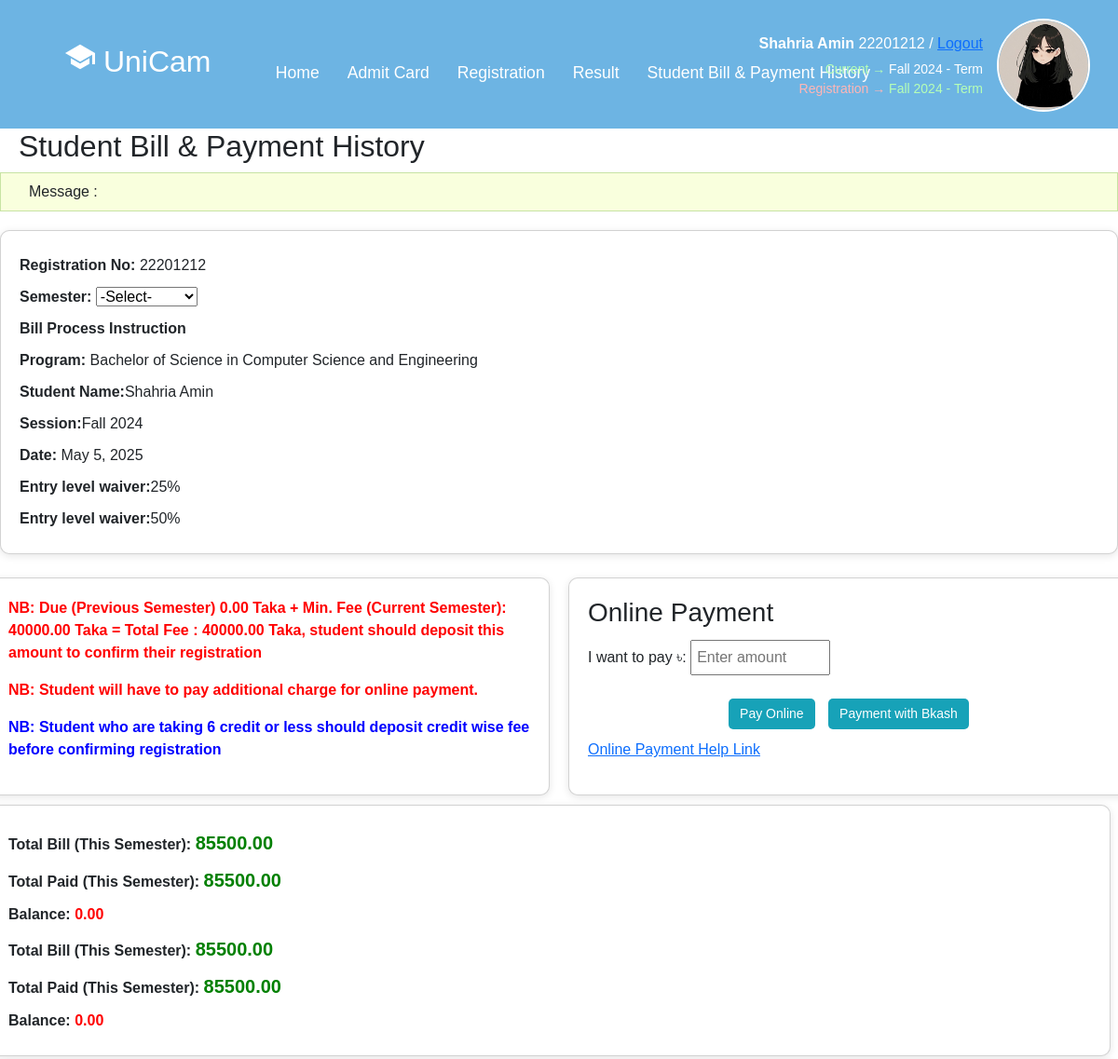
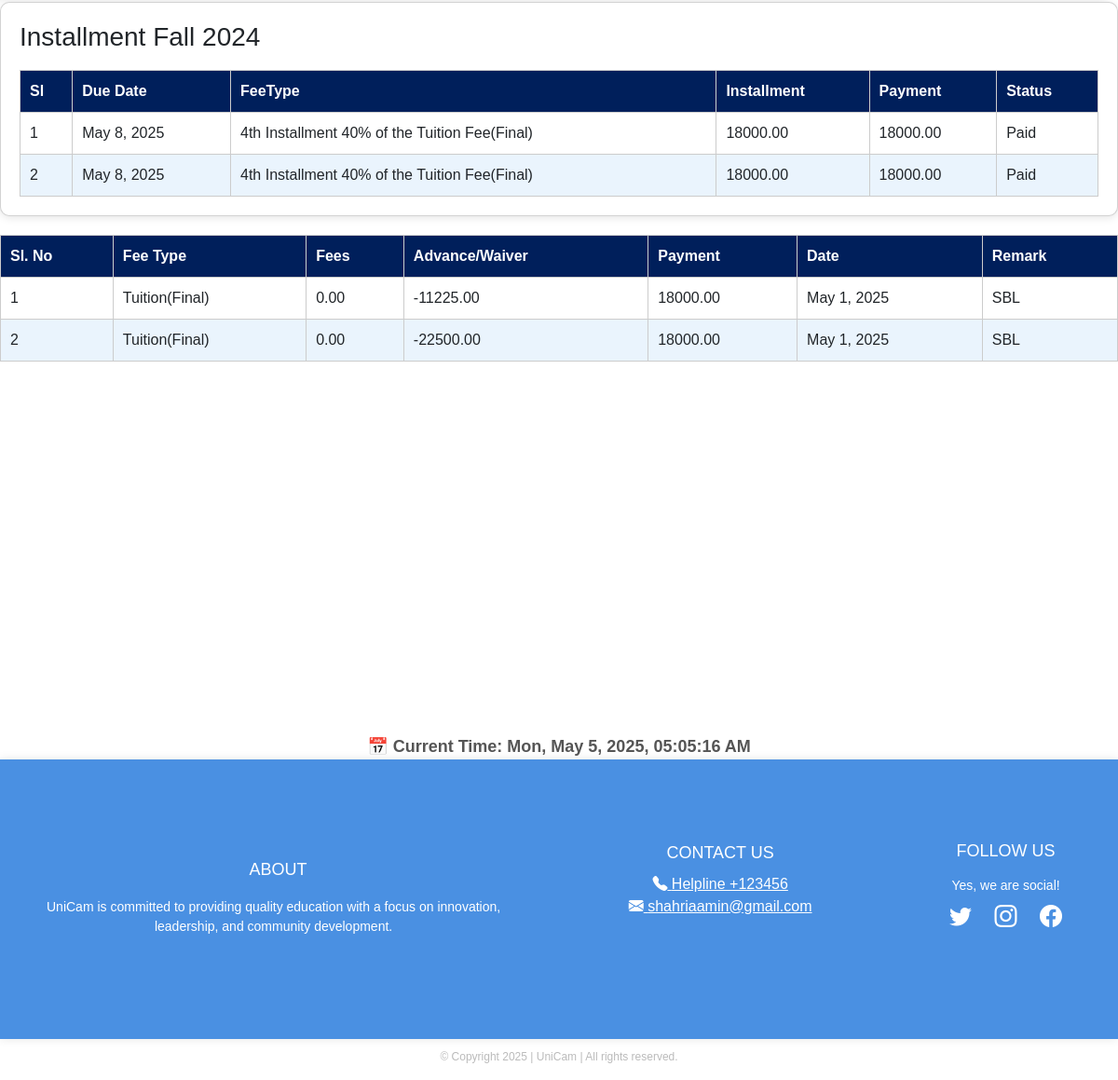
The page /payment-details/22201212/ on the database its author committed (2 pictures, top to bottom).
### app1/models.py (models this page shows, shortened)
class StudentInfo(models.Model):
    sroll = models.ForeignKey(Student, on_delete=models.CASCADE)
    sname = models.CharField(max_length=100)
    fathername = models.CharField(max_length=100)
    mothername = models.CharField(max_length=100)
    program = models.CharField(max_length=100)
    gender = models.CharField(max_length=100)
    phone = models.CharField(max_length=100)
    guardianphone = models.CharField(max_length=100)
    session = models.CharField(max_length=100)
    nationality = models.CharField(max_length=100)
    dob = models.CharField(max_length=100)
    email = models.EmailField()
    pic = models.ImageField(upload_to='student_pics/', null=True, blank=True)

class Student(models.Model):
    id = models.CharField(primary_key=True, max_length=100)
    def __str__(self):
        return self.id

class LastPayment(models.Model):
    l_student = models.ForeignKey(Student, on_delete=models.CASCADE)
    l_waiver_persent = models.CharField(max_length=100, null=True, blank=True)
    l_due_date = models.DateField()
    l_fee_type = models.CharField(
        max_length=200,
        choices=[
            ('1st Installment Registration', '1st Installment Registration'),
            ('2nd Installment 30% of the Tuition Fees', '2nd Installment 30% of the Tuition Fees'),
            ('3rd Installment 30% of the Tuition Fee(Mid term)', '3rd Installment 30% of the Tuition Fee(Mid term)'),
            ('4th Installment 40% of the Tuition Fee(Final)', '4th Installment 40% of the Tuition Fee(Final)'),
            ('Late Fees', 'Late Fees'),
        ]
    )
    l_fees = models.DecimalField(max_digits=10, decimal_places=2)
    l_payment_type = models.CharField(
        max_length=100,
        choices=[
            ('Tuition(Mid Term)', 'Tuition(Mid Term)'),
            ('Tuition(Final)', 'Tuition(Final)'),
            ('Student Payment', 'Student Payment'),
            ('Registration', 'Registration'),
            ('Late Fees', 'Late Fees'),
            ('Repeat Exam Fee', 'Repeat Exam Fee'),
            ('Additional Waiver', 'Additional Waiver'),
            ('Caution money', 'Caution money'),
            ('Admission and varificatin fees', 'Admission and varificatin fees'),
            ('Other', 'Other'),
        ]
    )
    l_waiver_taka = models.DecimalField(max_digits=10, decimal_places=2)
    l_installment = models.DecimalField(max_digits=10, decimal_places=2)
    l_pay = models.DecimalField(max_digits=10, decimal_places=2)
    l_total_bill = models.DecimalField(max_digits=10, decimal_places=2)
    l_total_paid = models.DecimalField(max_digits=10, decimal_places=2)
    l_due = models.DecimalField(max_digits=10, decimal_places=2)
    l_payment_date = models.DateField()
    l_transaction_id = models.CharField(max_length=100, unique=True)
    l_STATUS_CHOICES = [
        ('Paid', 'Paid'),
        ('UnPaid', 'UnPaid'),
    ]
    l_status = models.CharField(max_length=10, choices=l_STATUS_CHOICES)
    l_remarks = models.TextField(blank=True, null=True)

### app1/views.py (the view)
# urls.py: path('payment-details/<int:student_id>/', views.StudentPaymentPage, name='payment'),
def StudentPaymentPage(request, student_id):
    student = get_object_or_404(Student, id=student_id)
    infos = StudentInfo.objects.filter(sroll=student)
    admitcards = FinalAdmitCard.objects.filter(fid=student)
    registers = CourseRegister.objects.filter(studentid=student)
    payments = LastPayment.objects.filter(l_student=student)
    today = timezone.now().date()
    context = {
        'student': student,
        'infos': infos,
        'admitcards': admitcards,
        'registers': registers,
        'payments': payments,
        'today': today,
    }
    return render(request, 'payment.html', context)

### templates/payment.html (shortened to what this page needs)
{% extends "base.html" %}
{% block content %}
<div>
  <h2 style="padding: 0px 20px;">Student Bill & Payment History</h2>
  <div class="message-box">
    Message :
  </div>
  <div class="card">
    <div class="row">
      {% for info in infos %}
      <div><strong>Registration No:</strong> {{ info.sroll }}</div>
      <div><strong>Semester:</strong>
          <select id="semesterDropdown" onchange="checkMatch()">
            <option value="">-Select-</option>
          </select>
      </div>
      <div><strong>Bill Process Instruction</strong></div>
    </div>
    <div class="row">
      <div><strong>Program:</strong> {{ info.program }}</div>
    </div>
    <div class="row">
      <div><strong>Student Name:</strong>{{ info.sname }}</div>
      <div><strong>Session:</strong>{{ info.session }}</div>
      {% endfor %}
      <div><strong>Date:</strong> {{ today }}</div>
      {% for payment in payments %}
      <div><strong>Entry level waiver:</strong>{{ payment.l_waiver_persent }}</div>
      {% endfor %}
    </div>
  </div>
  <div class="row">
    <div class="card" style="flex: 1; margin-right: 20px;">
      <p class="highlight">NB: Due (Previous Semester) 0.00 Taka + Min. Fee (Current Semester): 40000.00 Taka = Total Fee : 40000.00 Taka, student should deposit this amount to confirm their registration</p>
      <p class="highlight">NB: Student will have to pay additional charge for online payment.</p>
      <p class="note">NB: Student who are taking 6 credit or less should deposit credit wise fee before confirming registration</p>
    </div>
    <div class="card" style="flex: 1;">
      <h3>Online Payment</h3>
      <div style="margin-bottom: 10px;">I want to pay ৳:
        <input type="number" id="payAmount" placeholder="Enter amount">
      </div>
      <div style="margin-top: 10px; text-align: center;">
        <button class="payment-button" onclick="payOnline()">Pay Online</button>
        <button class="payment-button" onclick="payBkash()">Payment with Bkash</button>
      </div>
      <p><a href="https://drive.google.com/file/d/1zX4DDFTFTHSpN5Rkf0nLQ1AeKDkAMtZS/view">Online Payment Help Link</a></p>
    </div>
  </div>
  <div class="row">
    <div class="card" style="flex: 1; margin-right: 20px;">
      {% for payment in payments %}
      <div><strong>Total Bill (This Semester):</strong> <span class="amount">{{ payment.l_total_bill }}</span></div>
      <div><strong>Total Paid (This Semester):</strong> <span class="amount">{{ payment.l_total_paid }}</span></div>
      <div><strong>Balance:</strong> <span class="due">{{ payment.l_due }}</span></div>
      {% endfor %}
    </div>
  </div>
  <div class="card">
    {% for info in infos %}
    <h3>Installment {{ info.session }}</h3>
    {% endfor %}
    <table>
      <thead>
        <tr>
          <th>Sl</th>
          <th>Due Date</th>
          <th>FeeType</th>
          <th>Installment</th>
          <th>Payment</th>
          <th>Status</th>
        </tr>
      </thead>
      <tbody>
        <tr>
          {% for payment in payments %}
          <td>{{ forloop.counter }}</td>
          <td>{{ payment.l_due_date }}</td>
          <td>{{ payment.l_fee_type }}</td>
          <td>{{ payment.l_installment }}</td>
          <td>{{ payment.l_pay }}</td>
          <td>{{ payment.l_status }}</td>
        </tr>
        {% endfor %}
      </tbody>
    </table>
  </div>
</div>
 <table id="paymentTable">
  <thead>
    <tr>
      <th>Sl. No</th>
      <th>Fee Type</th>
      <th>Fees</th>
      <th>Advance/Waiver</th>
      <th>Payment</th>
      <th>Date</th>
      <th>Remark</th>
    </tr>
  </thead>
  <tbody id="paymenttBody">
    {% for payment in payments %}
    <tr class="paymentRow">
      <td>{{ forloop.counter }}</td>
      <td>{{ payment.l_payment_type }}</td>
      <td>{{ payment.l_fees }}</td>
      <td>-{{ payment.l_waiver_taka }}</td>
      <td>{{ payment.l_pay }}</td>
      <td>{{ payment.l_payment_date }}</td>
      <td>{{ payment.l_remarks }}</td>
    </tr>
    {% endfor %}
  </tbody>
</table>
{% endblock %}

### templates/base.html (shortened to what this page needs)
{% load static %}
<!DOCTYPE html>
<html lang="en">
<head>
  <link href="https://cdn.jsdelivr.net/npm/bootstrap@5.3.3/dist/css/bootstrap.min.css" rel="stylesheet"
>
  <link rel="stylesheet" href="https://cdn.jsdelivr.net/npm/bootstrap-icons@1.10.5/font/bootstrap-icons.css">
</head>
<body>
<header class="header">
  <div class="logo-title">
    <h2 class="logo"><ion-icon name="school-sharp"></ion-icon> UniCam</h2>
  </div>
  <nav class="navigation">
        <a href="{% url 'home' %}" class="active">Home</a>
          {% for info in infos %}
              <a href="{% url 'admitcard_page' info.sroll.pk %}">Admit Card</a>
          {% endfor %}
          {% for info in infos %}
            <a href="{% url 'register_courses' info.sroll.pk %}">Registration</a>
          {% endfor %}
        {% for info in infos %}
        <a href="{% url 'result' info.sroll.pk %}">Result</a>
        {% endfor %}
        {% for info in infos %}
        <a href="{% url 'payment' info.sroll.pk %}">Student Bill & Payment History</a>
        {% endfor %}
  </nav>
  <div class="user-panel" style="display: flex; align-items: center;">
    <div class="user-info">
      {% for info in infos %}
      <p><strong>{{ info.sname }}</strong> {{info.sroll}} /
        <a href="{% url 'logout' %}">Logout</a>
      </p>
      <p class="status">
        <span class="green">Current →</span> Fall 2024 - Term<br />
        <span class="red">Registration →</span>
        <span class="green">{{info.session}} - Term</span>{% endfor %}
      </p>
    </div>
    {% for info in infos %}
      {% if info.pic %}
        <img src="{{ info.pic.url }}" alt="Student Picture"
             style="height: 100px; width: 100px;" />
      {% endif %}
    {% endfor %}
  </div>
</header>
{% block content %}
{% endblock content %}
</div><br><br><br><br><br><br><br><br><br><br><br><br><br><br><br>
<div style="text-align: center; margin-top: 40px;">
  <div id="clock" style="font-size: 18px; font-weight: bold; color: #555;"></div>
</div>
<footer class="footer" id="footer-section">
  <div class="footer-section">
      <h3>ABOUT</h3>
      <p>UniCam is committed to providing quality education with a focus on innovation,<br> leadership, and community
        development.</p>
  </div>
  <div class="footer-section">
      <h3 >CONTACT US</h3>
      <a href="tel:123456"  style="color: white;" ><i class="bi bi-telephone-fill" style="color: white;"    ></i> Helpline +123456</a>
      <a href="https://www.gmail.com"  style="color: white;" ><i class="bi bi-envelope-fill"  style="color: white;" ></i> shahriaamin@gmail.com</a>
  </div>
  <div class="footer-section">
      <h3 style="margin-top: -2px;">FOLLOW US</h3>
      <p>Yes, we are social!</p>
      <div class="social-icons">
        <a href="https://www.twitter.com" target="_blank"><i class="bi bi-twitter"></i></a>
        <a href="https://www.instagram.com" target="_blank"><i class="bi bi-instagram"></i></a>
        <a href="https://www.facebook.com" target="_blank"><i class="bi bi-facebook"></i></a>
      </div>
  </div>
</footer>
<div class="copyright">
  <p>© Copyright 2025 | UniCam | All rights reserved.</p>
</div>
</body>
</html>

### templates/base.html (style rules this page uses)
html { scroll-behavior: smooth; }
.user-panel { position: absolute; right: 30px; top: 20px; display: flex; flex-direction: row; align-items: center; gap: 15px; }
.user-info p { margin: 0; color: white; text-align: right; }
.user-info .status { font-size: 14px; margin-top: 5px; }
.status .green { color: #b6ffb6; }
.status .red { color: #ffb6b6; }
.user-panel img { height: 80px; width: 80px; object-fit: cover; border-radius: 50%; border: 2px solid white; }
body { font-family: Arial, sans-serif; margin: 0; background: white; }
.header { display: flex; align-items: center; padding: 45px; background-color: #6DB4E3; position: relative; }
.logo-title { display: flex; align-items: center; margin-left: 25px; }
.logo { font-size: 2em; color: #fff; user-select: none; margin-right: 10px; }
.navigation { display: flex; align-items: center; margin-left: auto; margin-right: 45px; position: absolute; left: 50%; transform: translateX(-50%); top: 25px; display: flex; }
.navigation a { position: relative; font-size: 1.1em; color: #fff; text-decoration: none; font-weight: 500; margin-left: 30px; padding-top: 40px; display: inline-block; white-space: nowrap; }
.navigation a::after { content: ''; position: absolute; left: 0; bottom: -6px; width: 100%; height: 3px; background: #fff; border-radius: 5px; transform-origin: right; transform: scaleX(0); transition: transform .5s; }
img { width: 100%; height: 500px; object-fit: cover; }
.footer { background-color: #4a90e2; color: white; width: 100%; padding: 90px 50px; min-height: 300px; display: flex; justify-content: space-between; align-items: flex-start; border-radius: 0; box-shadow: 0 0 10px rgba(0, 0, 0, 0.1); }
.footer-section { display: flex; flex-direction: column; justify-content: center; align-items: center; text-align: center; }
.footer-section h3 { margin-bottom: 10px; font-size: 18px; }
.footer-section p { margin: 5px 0; font-size: 14px; }
.social-icons a { color: white; margin: 0 10px; text-decoration: none; font-size: 24px; }
.copyright { width: 100%; text-align: center; font-size: 12px; color: #bbb; margin-top: 10px; }

### templates/payment.html (style rules this page uses)
.message-box { background-color: #f9ffdd; padding: 8px 30px; border: 1px solid #c7e3a3; margin-bottom: 20px; }
.card { background: white; padding: 20px; border-radius: 10px; margin-bottom: 20px; box-shadow: 0 2px 8px rgba(0,0,0,0.1); }
.row { display: flex; justify-content: space-between; flex-wrap: wrap; }
.row div { margin: 5px 0; }
.highlight { color: red; font-weight: bold; }
.note { color: blue; font-weight: bold; }
.amount { font-size: 20px; color: green; font-weight: bold; }
.due { color: red; font-weight: bold; }
table { width: 100%; border-collapse: collapse; margin-top: 10px; }
table, th, td { border: 1px solid #dee2e6; }
th, td { padding: 10px; text-align: center; }
th { background-color: #ffeeba; }
input[type="number"] { width: 150px; padding: 5px; margin-right: 10px; }
button { background-color: #17a2b8; color: white; padding: 8px 16px; border: none; border-radius: 5px; cursor: pointer; }
table { padding: 30px; width: 100%; border-collapse: collapse; margin-top: 10px; }
th, td { padding: 10px; border: 1px solid #ccc; text-align: left; }
th { background-color: #001f5b; color: white; }
tr:nth-child(even) { background-color: #eaf4fd; }
tr:nth-child(odd) { background-color: #ffffff; }
.payment-button { background-color: #17a2b8; color: white; padding: 6px 12px; font-size: 14px; border: none; border-radius: 5px; cursor: pointer; margin: 5px; }

### rows shown on the page
StudentInfo: sname "Shahria Amin", sroll "22201212", session "Fall 2024", pic (picture), program "Bachelor of Science in Computer Science and Engineering"
LastPayment: l_waiver_persent "25%", l_total_bill "85500.00", l_total_paid "85500.00", l_due "0.00", l_due_date "May 8, 2025", l_fee_type "4th Installment 40% of the Tuition Fee(Final)", l_installment "18000.00", l_pay "18000.00", l_status "Paid", l_payment_type "Tuition(Final)", l_fees "0.00", l_waiver_taka "11225.00", l_payment_date "May 1, 2025", l_remarks "SBL"
LastPayment: l_waiver_persent "50%", l_total_bill "85500.00", l_total_paid "85500.00", l_due "0.00", l_due_date "May 8, 2025", l_fee_type "4th Installment 40% of the Tuition Fee(Final)", l_installment "18000.00", l_pay "18000.00", l_status "Paid", l_payment_type "Tuition(Final)", l_fees "0.00", l_waiver_taka "22500.00", l_payment_date "May 1, 2025", l_remarks "SBL"
